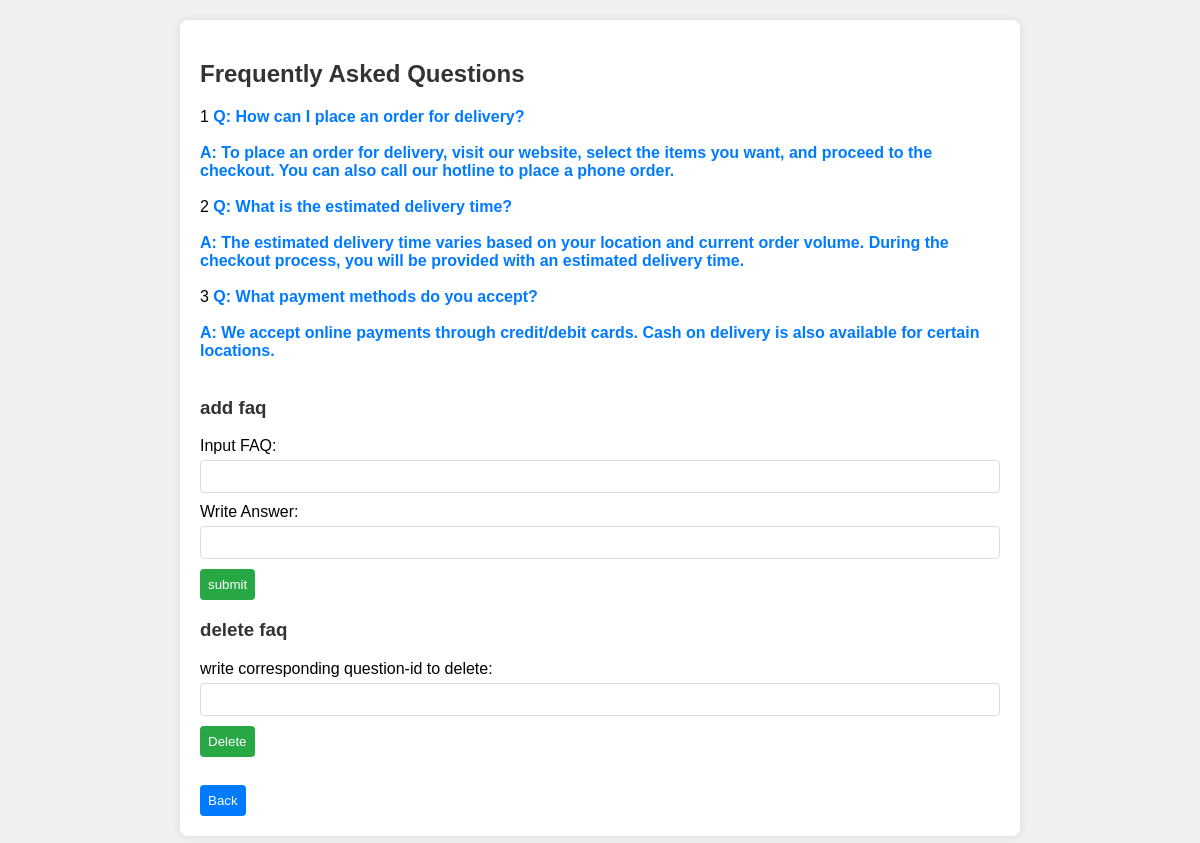
The app's page /view/admin_faq.php (signed in) with its own data.
### tables this page shows
CREATE TABLE `faq` (
  `faq_id` int(11) NOT NULL,
  `faq_question` longtext NOT NULL,
  `faq_answer` longtext NOT NULL
);

### model/faqModel.php (called while the page is built, shortened)
<?php
function getFaq(){
        $con = getConnection();
        $sql = "select * from faq";
        $result = mysqli_query($con, $sql);
        $faqs = [];
        while($faq = mysqli_fetch_assoc($result)){
            array_push($faqs, $faq);
        }
        return $faqs;
    }
?>

### view/admin_faq.php (the view, shortened to what this page needs)
<?php
    require_once('../model/faqModel.php');
    $faqs=getFaq();
?>
<html>
<head>
    <link rel="stylesheet" type="text/css" href="../css/admin_faq.css">
</head>
<body>
<form action="admin_faq.php" method="post" id="fullform">
    <h2>Frequently Asked Questions</h2>
    <?php for($i=0;$i<count($faqs);$i++)
            {?>
                <?=$faqs[$i]['faq_id']?>
                <strong><?=$faqs[$i]['faq_question']?></strong><br><br>
                <strong><?=$faqs[$i]['faq_answer']?></strong><br><br>
    <?php   }?>
    <h3>add faq</h3>
    Input FAQ: <input type="text" id="question" name="question" value="" />
    Write Answer: <input type="text" id="answer" name="answer" value="" />
    <input type="button" name="submit" value="submit" onclick="ajax()"/> <span id="h1"></span>
    <h3>delete faq</h3>
    write corresponding question-id to delete: <input type="text" id="faq_id" name="faq_id" value="" />
    <input type="button" name="submit" value="Delete" onclick="ajax1()"/> <span id="h2"></span>
    <br><a href="admin_dashboard.php">
    <br><button type="button">Back</button><br>
</form>
</body>
</html>

### css/admin_faq.css (style rules this page uses)
body { font-family: Arial, sans-serif; background-color: #f0f0f0; margin: 0; padding: 0; }
form { max-width: 800px; margin: 20px auto; background-color: #fff; padding: 20px; border-radius: 8px; box-shadow: 0 0 10px rgba(0, 0, 0, 0.1); }
h2, h3 { color: #333; }
strong { color: #007BFF; }
input[type="text"] { width: 100%; padding: 8px; margin-top: 5px; margin-bottom: 10px; border: 1px solid #ddd; border-radius: 4px; box-sizing: border-box; }
input[type="button"] { cursor: pointer; background-color: #28a745; color: #fff; border: none; border-radius: 4px; padding: 8px; }
a { text-decoration: none; }
button[type="button"] { cursor: pointer; background-color: #007BFF; color: #fff; border: none; border-radius: 4px; padding: 8px; }
button[type="button"] { margin-top: 10px; display: inline-block; }

### records on screen
faq: faq_id "1", faq_question "Q: How can I place an order for delivery?", faq_answer "A: To place an order for delivery, visit our website, select the items you want, and proceed to the checkout. You can also call our hotline to place a phone order."
faq: faq_id "2", faq_question "Q: What is the estimated delivery time?", faq_answer "A: The estimated delivery time varies based on your location and current order volume. During the checkout process, you will be provided with an estimated delivery time."
faq: faq_id "3", faq_question "Q: What payment methods do you accept?", faq_answer "A: We accept online payments through credit/debit cards. Cash on delivery is also available for certain locations."
